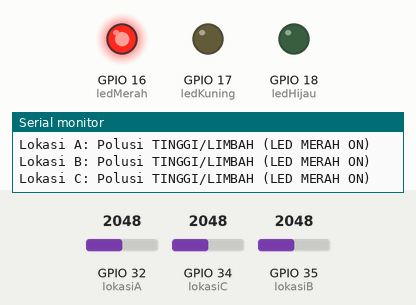
Simulated run of this sketch. Board: ESP32. Parts: output pins drawn as LEDs (lit = HIGH), the last lines printed to the serial monitor. Dashed ring = blinking. The test bench sets the inputs (shaded band); at power-on: GPIO 34 (lokasiC) = 2048, GPIO 32 (lokasiA) = 2048, GPIO 35 (lokasiB) = 2048.

Above: at 2.8 s.
2.9 s: GPIO 34 (lokasiC) set to 655
7.5 s: GPIO 34 (lokasiC) set to 549
At 9.5 s:
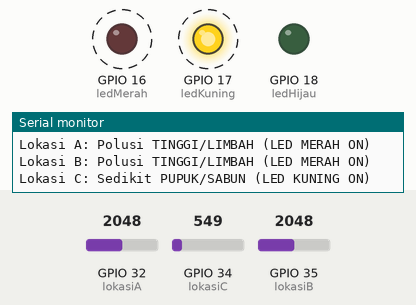
10.2 s: GPIO 34 (lokasiC) set to 320
13.2 s: GPIO 34 (lokasiC) set to 282
At 15.2 s:
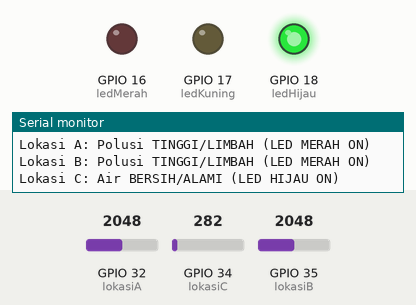
Timing chart, 0 to 16.7 s (numbered marks = the images above; inputs shaded):
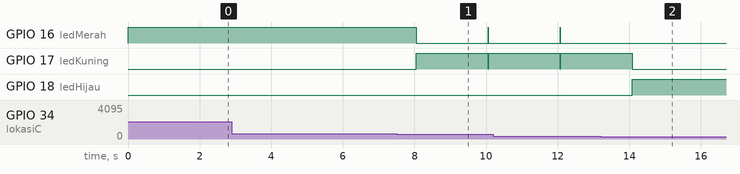

Measured:
- the behaviour switches between 600 and 599 on GPIO 34 (lokasiC) (found by bisection; images 0 and 1)
- the behaviour switches between 300 and 299 on GPIO 34 (lokasiC) (found by bisection; images 1 and 2)
- after the input at 7.5 s, GPIO 16 (ledMerah): HIGH → LOW after 0.55 s, → HIGH 2.0 s later, → LOW 0.01 s later; GPIO 17 (ledKuning): LOW → HIGH after 0.55 s, → LOW 2.0 s later, → HIGH 0.01 s later
- after the input at 13.2 s, GPIO 16 (ledMerah): stops changing and stays LOW; GPIO 17 (ledKuning): goes on until 14.1 s, then stays LOW; GPIO 18 (ledHijau): LOW → HIGH after 0.89 s

The sketch:

monitoring_air.ino
```cpp
// Definisi pin
const int lokasiA = 32;    // Lokasi A
const int lokasiB = 35;    // Lokasi B
const int lokasiC = 34;    // Lokasi C

const int ledMerah = 16;   // LED Merah
const int ledKuning = 17;  // LED Kuning
const int ledHijau = 18;   // LED Hijau

void setup() {
  Serial.begin(115200);

  // Set mode pin
  pinMode(lokasiA, INPUT);
  pinMode(lokasiB, INPUT);
  pinMode(lokasiC, INPUT);

  pinMode(ledMerah, OUTPUT);
  pinMode(ledKuning, OUTPUT);
  pinMode(ledHijau, OUTPUT);
}

void loop() {
  // Baca nilai dari masing-masing lokasi
  int nilaiA = analogRead(lokasiA);
  int nilaiB = analogRead(lokasiB);
  int nilaiC = analogRead(lokasiC);

  // Debug di Serial Monitor
  Serial.print("Lokasi A: "); Serial.println(nilaiA);
  Serial.print("Lokasi B: "); Serial.println(nilaiB);
  Serial.print("Lokasi C: "); Serial.println(nilaiC);

  // Cek kualitas air berdasarkan nilai analog
  cekKualitasAir(nilaiA, "A");
  cekKualitasAir(nilaiB, "B");
  cekKualitasAir(nilaiC, "C");

  delay(2000); // Delay 2 detik sebelum baca lagi
}

void cekKualitasAir(int nilai, String lokasi) {
  if (nilai < 300) {
    // Air bersih/alami
    Serial.println("Lokasi " + lokasi + ": Air BERSIH/ALAMI (LED HIJAU ON)");
    digitalWrite(ledMerah, LOW);
    digitalWrite(ledKuning, LOW);
    digitalWrite(ledHijau, HIGH);
  }
  else if (nilai >= 300 && nilai < 600) {
    // Sedikit pupuk/sabun
    Serial.println("Lokasi " + lokasi + ": Sedikit PUPUK/SABUN (LED KUNING ON)");
    digitalWrite(ledMerah, LOW);
    digitalWrite(ledKuning, HIGH);
    digitalWrite(ledHijau, LOW);
  }
  else if (nilai >= 600 && nilai < 1000) {
    // Polusi sedang
    Serial.println("Lokasi " + lokasi + ": Polusi SEDANG (LED MERAH ON)");
    digitalWrite(ledMerah, HIGH);
    digitalWrite(ledKuning, LOW);
    digitalWrite(ledHijau, LOW);
  }
  else {
    // Polusi tinggi/limbah
    Serial.println("Lokasi " + lokasi + ": Polusi TINGGI/LIMBAH (LED MERAH ON)");
    digitalWrite(ledMerah, HIGH);
    digitalWrite(ledKuning, LOW);
    digitalWrite(ledHijau, LOW);
  }
}
```
